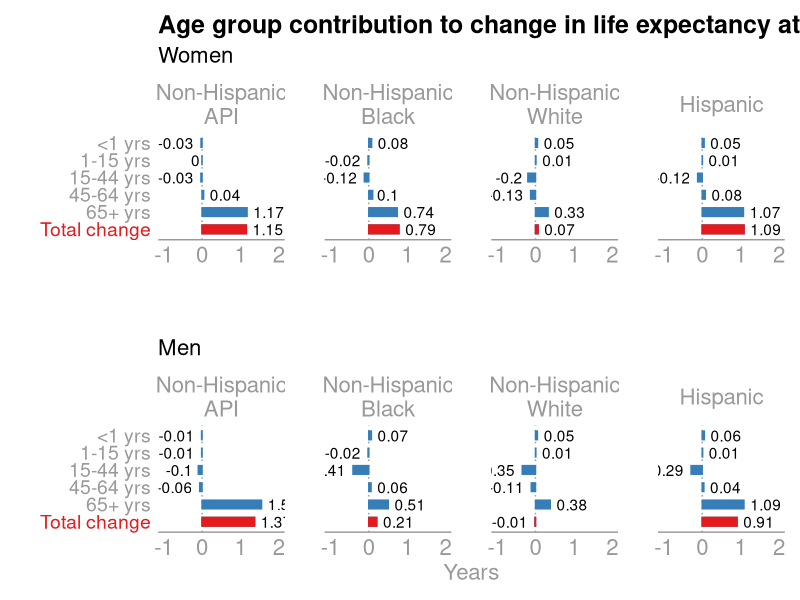
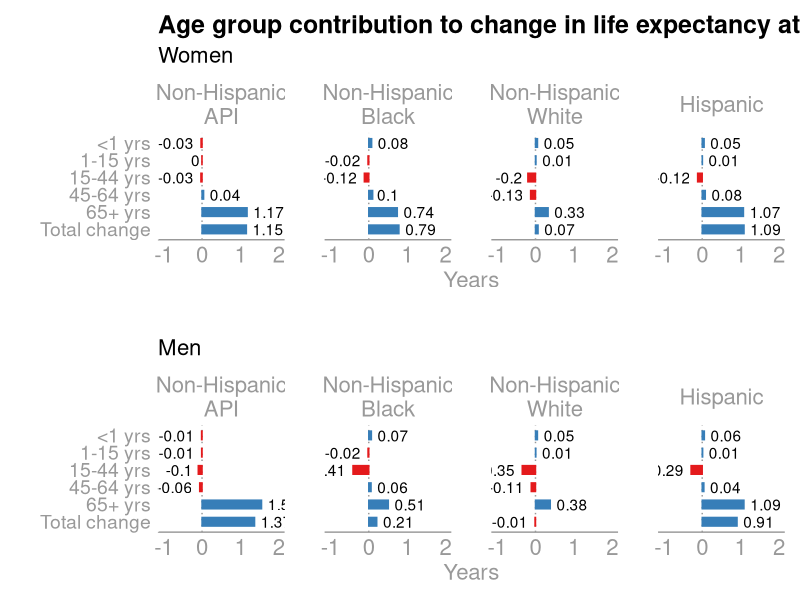
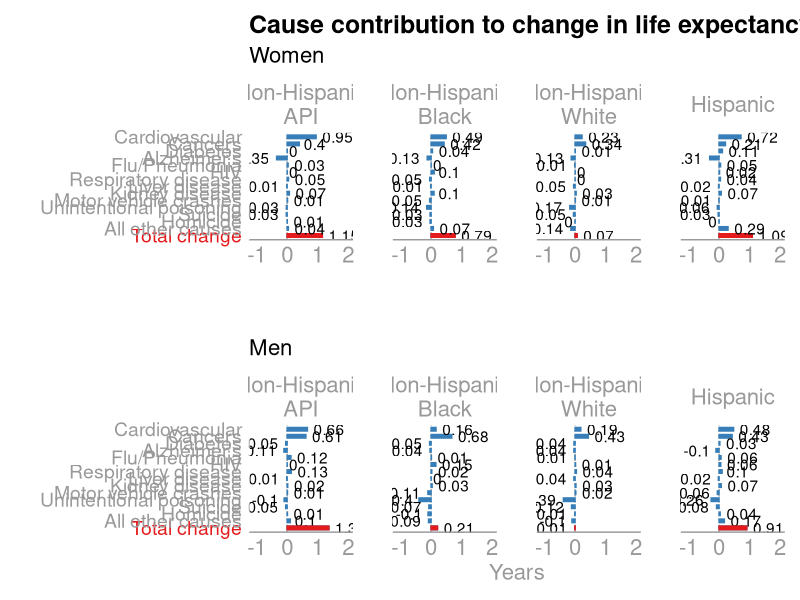
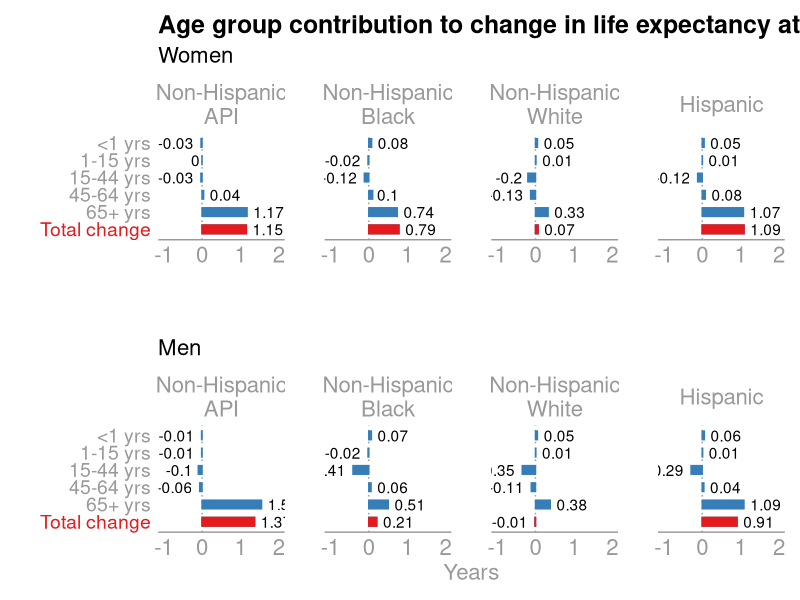
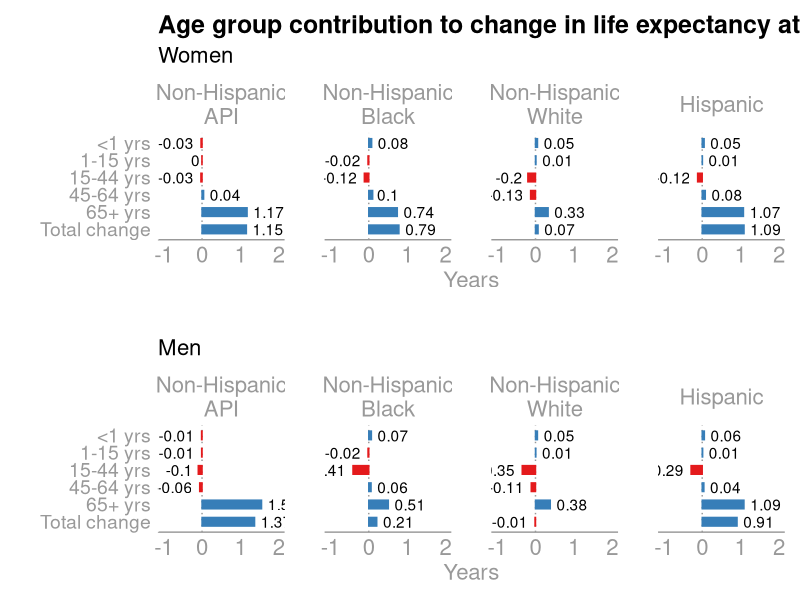
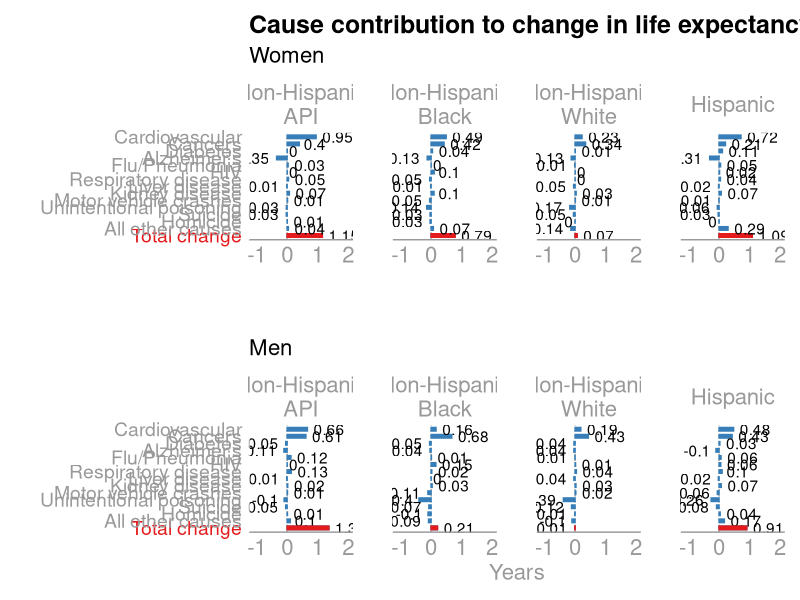
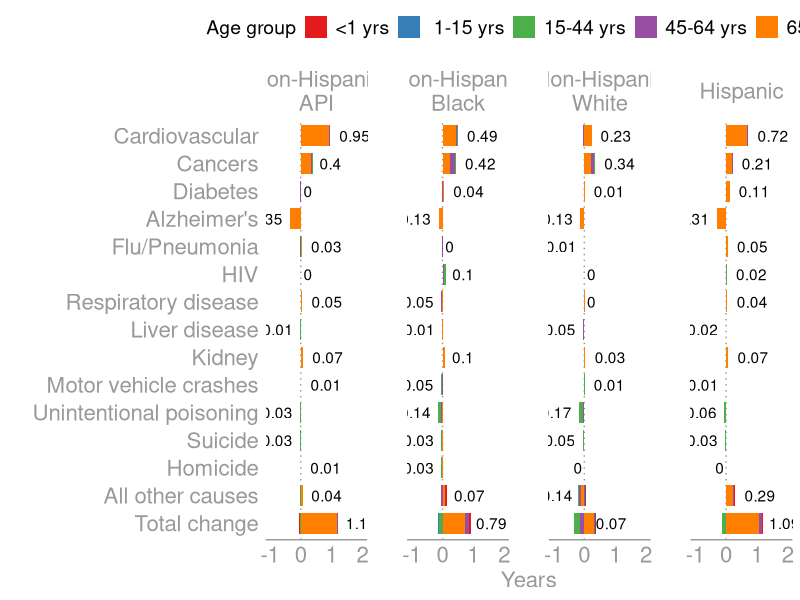
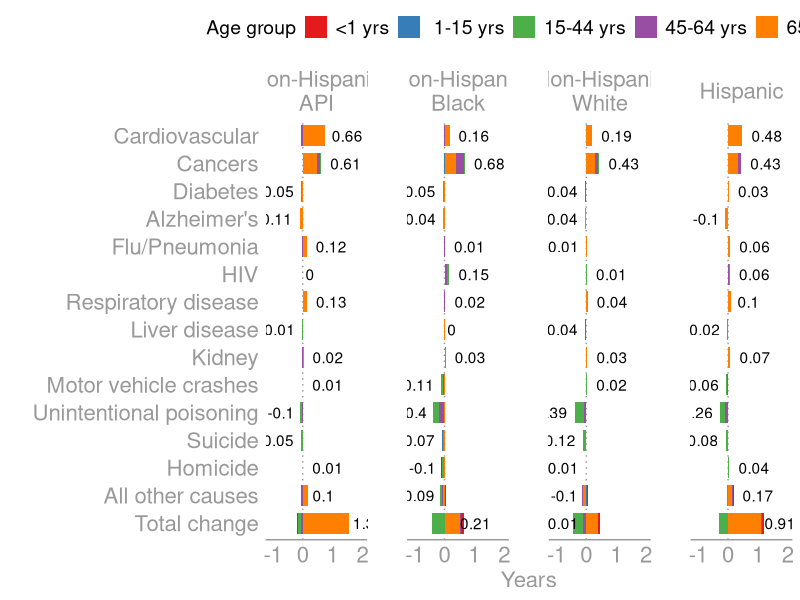

The R script that drew these images, in order:
#  program:  le-age-cause-decomp-2010-2018.R
#  task:     le decomposition graphs
#  input:    le-age-cause-decomp-2010-2018.csv
#  output:   
#  project:  ARPH Life Expectancy
#  author:   sam harper \ 2020-05-27

# 0
# load libraries
library(tidyverse)
library(here)
library(ggrepel)
library(patchwork)

here::here()

##### 1  #####
## Read in raw data and label it

# Raw data
rawd <- read_csv(here("data", "le-age-cause-decomp-2010-2018.csv"))

rawt <- rawd %>%
  group_by(sex, race, age) %>%
  summarise(total = sum(cont) * -1 )

tot <- aggregate(rawt$total, list(sex = rawt$sex, race = rawt$race), FUN = sum )
tot$age <- 12
colnames(tot)[3] <- "total"

raw <- rawt %>%
  bind_rows(tot)

# gender as factor
raw$gender <- recode_factor(raw$sex, `1`= "Women", 
  `2`= "Men")

# race-ethnicity as factor
raw$raceeth <- recode_factor(raw$race, `1`= "Non-Hispanic\nAPI", 
  `2`= "Non-Hispanic\nBlack", `3`= "Non-Hispanic\nWhite", 
  `4`= "Hispanic")

raw$age4f <- recode_factor(raw$age, `1` = "<1 yrs", `2` = " 1-15 yrs", 
  `3` = " 1-15 yrs", `4` = "15-44 yrs", `5` = "15-44 yrs",
  `6` = "15-44 yrs", `7` = "45-64 yrs", `8` = "45-64 yrs", 
  `9` = "65+ yrs", `10` = "65+ yrs", `11` = "65+ yrs",
  `12` = "Total change")


raw4 <- raw %>%
  group_by(gender, raceeth, age4f) %>%
  summarise(total = sum(total))


##### 2  #####
## Plot options and style

stheme <- theme_classic() + theme(plot.title = element_text(size = 18, face = "bold"), plot.subtitle = element_text(size=16)) + theme(axis.text.x = element_text(size = 16, colour = "grey60"), axis.title.x=element_text(size=16, colour="grey60"), axis.title.y=element_text(size=16, angle=90, colour="grey60"), axis.text.y = element_text(size = 16, colour="grey60"), legend.position="none", panel.grid.major.y = element_line(linetype="dotted", colour="white"), panel.grid.major.x = element_line(colour="white"), panel.grid.minor = element_line(colour="white")) + theme(axis.line.x=element_line(colour="grey60"), axis.line.y=element_line(colour="white"), axis.ticks = element_blank(), strip.text = element_text(size = 16, colour="grey60"), strip.background = element_rect(colour="white"))

##### 3  #####
## Plot of decomposition by age

# different color for total change 
# (reversed so need to assign it to <1y)
a <- levels(raw$age4f)
b <- ifelse(a == "<1 yrs", "#e41a1c", "grey60")

# women
w <- ggplot(subset(raw4, gender=="Women")) + 
  geom_vline(xintercept = 0, linetype="dotted", colour="grey60") +
  geom_bar(aes(y=age4f, weight=total), width=0.5, 
           colour = "#377eb8", fill = "#377eb8") +
  geom_bar(data=subset(raw4, gender=="Women" & age4f=="Total change"),
           aes(y=age4f, weight=total), width=0.5,
           colour = "#e41a1c", fill="#e41a1c") +
  geom_text(aes(y=age4f, x=total, label = round(total, 2), 
            hjust=ifelse(total > 0, -0.2, 1.2))) +
  facet_wrap(~raceeth, nrow=1) +
  scale_y_discrete(limits = rev(levels(raw4$age4f))) +
  scale_x_continuous(limits=c(-1, 2), breaks=c(-1, 0, 1, 2)) +
  labs(y = "", x = "") + 
  ggtitle("Age group contribution to change in life expectancy at birth, 2010-2018", subtitle="Women") +
  stheme + theme(panel.spacing = unit(2, "lines")) +
  theme(axis.text.y = element_text(size = 14, colour = b))
  
# men
m <- ggplot(subset(raw4, gender=="Men")) + 
  geom_vline(xintercept = 0, linetype="dotted", colour="grey60") +
  geom_bar(aes(y=age4f, weight=total), width=0.5, 
           colour = "#377eb8", fill = "#377eb8") + 
  geom_bar(data=subset(raw4, gender=="Men" & age4f=="Total change"),
           aes(y=age4f, weight=total), width=0.5,
           colour = "#e41a1c", fill="#e41a1c") +
  geom_text(aes(y=age4f, x=total, label = round(total, 2), 
            hjust=ifelse(total > 0, -0.2, 1.2))) +
  facet_wrap(~raceeth, nrow=1) +
  scale_y_discrete(limits = rev(levels(raw4$age4f))) +
  scale_x_continuous(limits=c(-1, 2), breaks=c(-1, 0, 1, 2)) +
  labs(y = "", x = "Years") + 
  ggtitle("", subtitle="Men") +
  stheme + theme(panel.spacing = unit(2, "lines")) +
  theme(axis.text.y = element_text(size = 14, colour = b))

# put both plots together
p <- w / m 
p

# export to file
ggsave(here("figures", "le-age-decomp-2010-2018.png"), plot=p, width=11, height=8.5)

# alternative color scheme
wr <- ggplot(subset(raw4, gender=="Women")) + 
  geom_vline(xintercept = 0, linetype="dotted", colour="grey60") +
  geom_bar(data=subset(raw4, gender=="Women" & total<0), aes(y=age4f, weight=total), width=0.5, colour = "#e41a1c", fill="#e41a1c") + 
  geom_bar(data=subset(raw4, gender=="Women" & total>=0), aes(y=age4f, weight=total), width=0.5, colour = "#377eb8", fill = "#377eb8") +  
  geom_text(aes(y=age4f, x=total, label = round(total, 2), 
            hjust=ifelse(total > 0, -0.2, 1.2))) +
  facet_wrap(~raceeth, nrow=1) +
  scale_y_discrete(limits = rev(levels(raw4$age4f))) +
  scale_x_continuous(limits=c(-1, 2), breaks=c(-1, 0, 1, 2)) +
  labs(y = "", x = "Years") + 
  ggtitle("Age group contribution to change in life expectancy at birth, 2014-2017", subtitle="Women") +
  stheme + theme(panel.spacing = unit(2, "lines")) +
  theme(axis.text.y = element_text(size = 14))

mr <- ggplot(subset(raw4, gender=="Men")) + 
  geom_vline(xintercept = 0, linetype="dotted", colour="grey60") +
  geom_bar(data=subset(raw4, gender=="Men" & total<0), aes(y=age4f, weight=total), width=0.5, colour = "#e41a1c", fill="#e41a1c") + 
  geom_bar(data=subset(raw4, gender=="Men" & total>=0), aes(y=age4f, weight=total), width=0.5, colour = "#377eb8", fill = "#377eb8") +  
  geom_text(aes(y=age4f, x=total, label = round(total, 2), 
            hjust=ifelse(total > 0, -0.2, 1.2))) +
  facet_wrap(~raceeth, nrow=1) +
  scale_y_discrete(limits = rev(levels(raw4$age4f))) +
  scale_x_continuous(limits=c(-1, 2), breaks=c(-1, 0, 1, 2)) +
  labs(y = "", x = "Years") + 
  ggtitle("", subtitle="Men") +
  stheme + theme(panel.spacing = unit(2, "lines"))+
  theme(axis.text.y = element_text(size = 14))


# put both plots together
pr <- wr / mr 
pr

# export to file
ggsave(here("figures", "le-age-decomp-2010-2018.png"), 
       plot=pr, width=11, height=8.5)



##### 4  #####
## Plot of decomposition by cause of death

rawt <- rawd %>%
  group_by(sex, race, cod) %>%
  summarise(total = sum(cont) * -1 )

tot <- aggregate(rawt$total, list(sex = rawt$sex, race = rawt$race), FUN = sum )
tot$cod <- 15
colnames(tot)[3] <- "total"

raw <- rawt %>%
  bind_rows(tot)

# gender as factor
raw$gender <- recode_factor(raw$sex, `1`= "Women", 
  `2`= "Men")

# race-ethnicity as factor
raw$raceeth <- recode_factor(raw$race, `1`= "Non-Hispanic\nAPI", 
  `2`= "Non-Hispanic\nBlack", `3`= "Non-Hispanic\nWhite", 
  `4`= "Hispanic")

raw$codf <- recode_factor(raw$cod, `1` = "Cardiovascular", `2` = " Cancers", 
  `3` = "Diabetes", `4` = "Alzheimer's", `5` = "Flu/Pneumonia",
  `6` = "HIV", `7` = "Respiratory disease", `8` = "Liver disease", 
  `9` = "Kidney disease", `10` = "Motor vehicle crashes", 
  `11` = "Unintentional poisoning", `12` = "Suicide", 
  `13` = "Homicide", `14` = "All other causes", 
  `15` = "Total change")

raw15 <- raw %>%
  group_by(gender, raceeth, codf) %>%
  summarise(total = sum(total))

##### 3  #####
# different color for total change 
# (reversed so need to assign it to CVD)
a <- levels(raw$codf)
b <- ifelse(a == "Cardiovascular", "#e41a1c", "grey60")

# women
w <- ggplot(subset(raw15, gender=="Women")) + 
  geom_vline(xintercept = 0, linetype="dotted", colour="grey60") +
  geom_bar(aes(y=codf, weight=total), width=0.5, 
           colour = "#377eb8", fill = "#377eb8") + 
  geom_bar(data=subset(raw15, gender=="Women" & codf=="Total change"),
           aes(y=codf, weight=total), width=0.5,
           colour = "#e41a1c", fill="#e41a1c") +
  geom_text(aes(y=codf, x=total, label = round(total, 2), 
            hjust=ifelse(total > 0, -0.2, 1.2))) +
  facet_wrap(~raceeth, nrow=1) +
  scale_y_discrete(limits = rev(levels(raw15$codf))) +
  scale_x_continuous(limits=c(-1.1, 2), breaks=c(-1, 0, 1, 2)) +
  labs(y = "", x = "") + 
  ggtitle("Cause contribution to change in life expectancy at birth, 2010-2018", subtitle="Women") +
  stheme + theme(panel.spacing = unit(2, "lines")) +
  theme(axis.text.y = element_text(size = 14, colour = b))
  
# men
m <- ggplot(subset(raw15, gender=="Men")) + 
  geom_vline(xintercept = 0, linetype="dotted", colour="grey60") +
  geom_bar(aes(y=codf, weight=total), width=0.5, 
           colour = "#377eb8", fill = "#377eb8") +  
  geom_text(aes(y=codf, x=total, label = round(total, 2), 
            hjust=ifelse(total > 0, -0.2, 1.2))) +
    geom_bar(data=subset(raw15, gender=="Men" & codf=="Total change"),
           aes(y=codf, weight=total), width=0.5,
           colour = "#e41a1c", fill="#e41a1c") +
  facet_wrap(~raceeth, nrow=1) +
  scale_y_discrete(limits = rev(levels(raw15$codf))) +
  scale_x_continuous(limits=c(-1.1, 2), breaks=c(-1, 0, 1, 2)) +
  labs(y = "", x = "Years") + 
  ggtitle("", subtitle="Men") +
  stheme + theme(panel.spacing = unit(2, "lines")) +
  theme(axis.text.y = element_text(size = 14, colour = b))
  

# put both plots together
p <- w / m 
p

# export to file
ggsave(here("figures", "le-cause-decomp-2010-2018.png"), plot=p, width=11, height=10)


## 5
## Age and cause in the same plot (Appendix)

# Raw data
rawd <- read_csv(here("data", "le-age-cause-decomp-2010-2018.csv"))

rawt <- rawd %>%
  group_by(sex, race, cod, age) %>%
  summarise(total = sum(cont) * -1 )

tot <- aggregate(rawt$total, list(sex = rawt$sex, 
  race = rawt$race, age = rawt$age), FUN = sum )
tot$cod <- 15
colnames(tot)[4] <- "total"

rawc <- rawt %>%
  bind_rows(tot)

# gender as factor
rawc$gender <- recode_factor(rawc$sex, `1`= "Women", 
  `2`= "Men")

# race-ethnicity as factor
rawc$raceeth <- recode_factor(rawc$race, `1`= "Non-Hispanic\nAPI", 
  `2`= "Non-Hispanic\nBlack", `3`= "Non-Hispanic\nWhite", 
  `4`= "Hispanic")

rawc$age4f <- recode_factor(rawc$age, `1` = "<1 yrs", `2` = " 1-15 yrs", 
  `3` = " 1-15 yrs", `4` = "15-44 yrs", `5` = "15-44 yrs",
  `6` = "15-44 yrs", `7` = "45-64 yrs", `8` = "45-64 yrs", 
  `9` = "65+ yrs", `10` = "65+ yrs", `11` = "65+ yrs")

rawc$codf <- recode_factor(rawc$cod, `1` = "Cardiovascular", `2` = " Cancers", 
  `3` = "Diabetes", `4` = "Alzheimer's", `5` = "Flu/Pneumonia",
  `6` = "HIV", `7` = "Respiratory disease", `8` = "Liver disease", 
  `9` = "Kidney", `10` = "Motor vehicle crashes", 
  `11` = "Unintentional poisoning", `12` = "Suicide", 
  `13` = "Homicide", `14` = "All other causes", 
  `15` = "Total change")

raw4 <- rawc %>%
  group_by(gender, raceeth, age4f, codf) %>%
  summarise(total = sum(total))

raw15 <- rawc %>%
  group_by(gender, raceeth, codf) %>%
  summarise(total = sum(total))

acw <- ggplot(subset(raw4, gender=="Women")) + 
  geom_vline(xintercept = 0, linetype="dotted", colour="grey60") +
  geom_bar(aes(y=codf, weight=total, fill=age4f), width=0.75) +
  facet_wrap(~raceeth, nrow=1) + 
  scale_fill_brewer("Age group", type="qual", palette="Set1") +
  geom_text(data=subset(raw15, gender=="Women"), 
            aes(y=codf, x=total, label = round(total, 2), 
            hjust=ifelse(total > 0, -0.3, 1.2))) +
  scale_y_discrete(limits = rev(levels(raw4$codf))) +
  scale_x_continuous(limits=c(-1, 2), breaks=c(-1, 0, 1, 2)) +
 labs(y = "", x = "Years") + 
 stheme + theme(panel.spacing = unit(2, "lines"), 
                 legend.position="top", legend.text = element_text(size=14),
                legend.title=element_text(size=14))

# export to file
ggsave(here("figures", "le-age-cause-decomp-2010-2018-women.png"), 
       plot=acw, width=11, height=7.5)

# Figure for Men
acm <- ggplot(subset(raw4, gender=="Men")) + 
  geom_vline(xintercept = 0, linetype="dotted", colour="grey60") +
  geom_bar(aes(y=codf, weight=total, fill=age4f), width=0.75) +
  facet_wrap(~raceeth, nrow=1) + 
  scale_fill_brewer("Age group", type="qual", palette="Set1") +
  geom_text(data=subset(raw15, gender=="Men"), 
            aes(y=codf, x=total, label = round(total, 2), 
            hjust=ifelse(total > 0, -0.3, 1.2))) +
  scale_y_discrete(limits = rev(levels(raw15$codf))) +
  scale_x_continuous(limits=c(-1.1, 2), breaks=c(-1, 0, 1, 2)) +
  labs(y = "", x = "Years") +
  stheme + theme(panel.spacing = unit(2, "lines"), 
                 legend.position="top", legend.text = element_text(size=14),
                legend.title=element_text(size=14)) 

# export to file
ggsave(here("figures", "le-age-cause-decomp-2010-2018-men.png"), 
       plot=acm, width=11, height=8)

